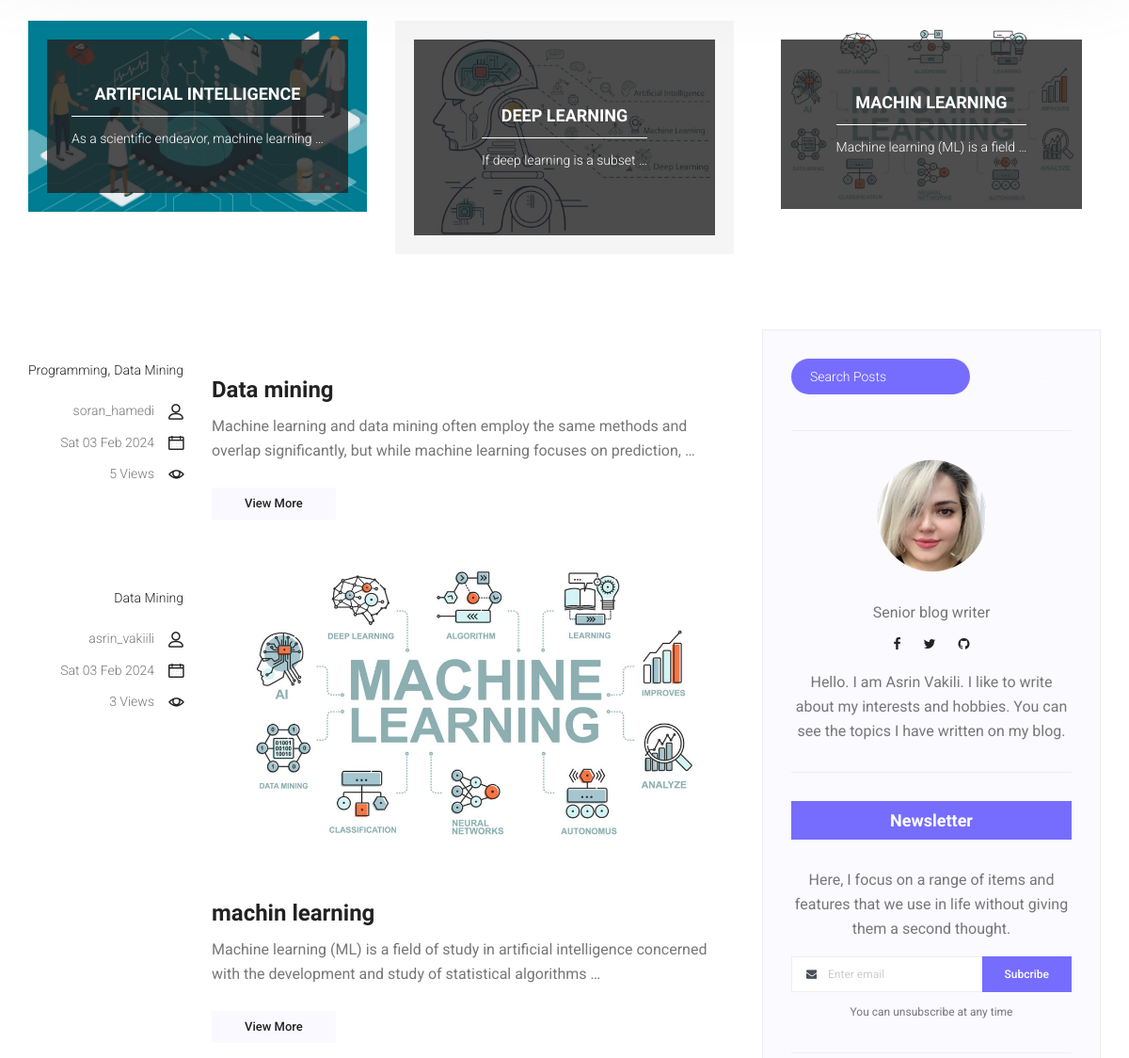
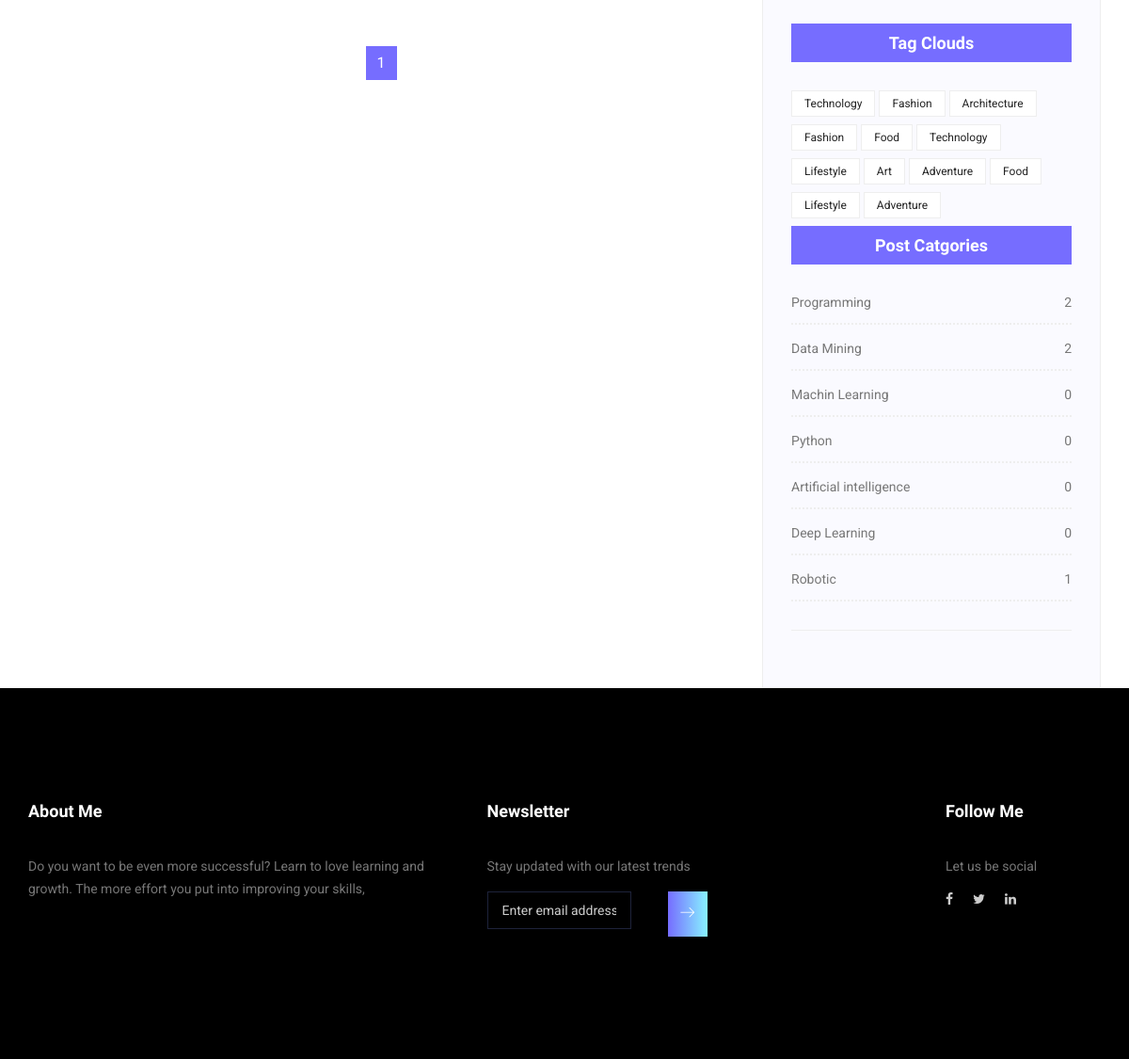
Page /blog/category/Data Mining/ (lower part) on the earlier database version (2 pictures, top to bottom).
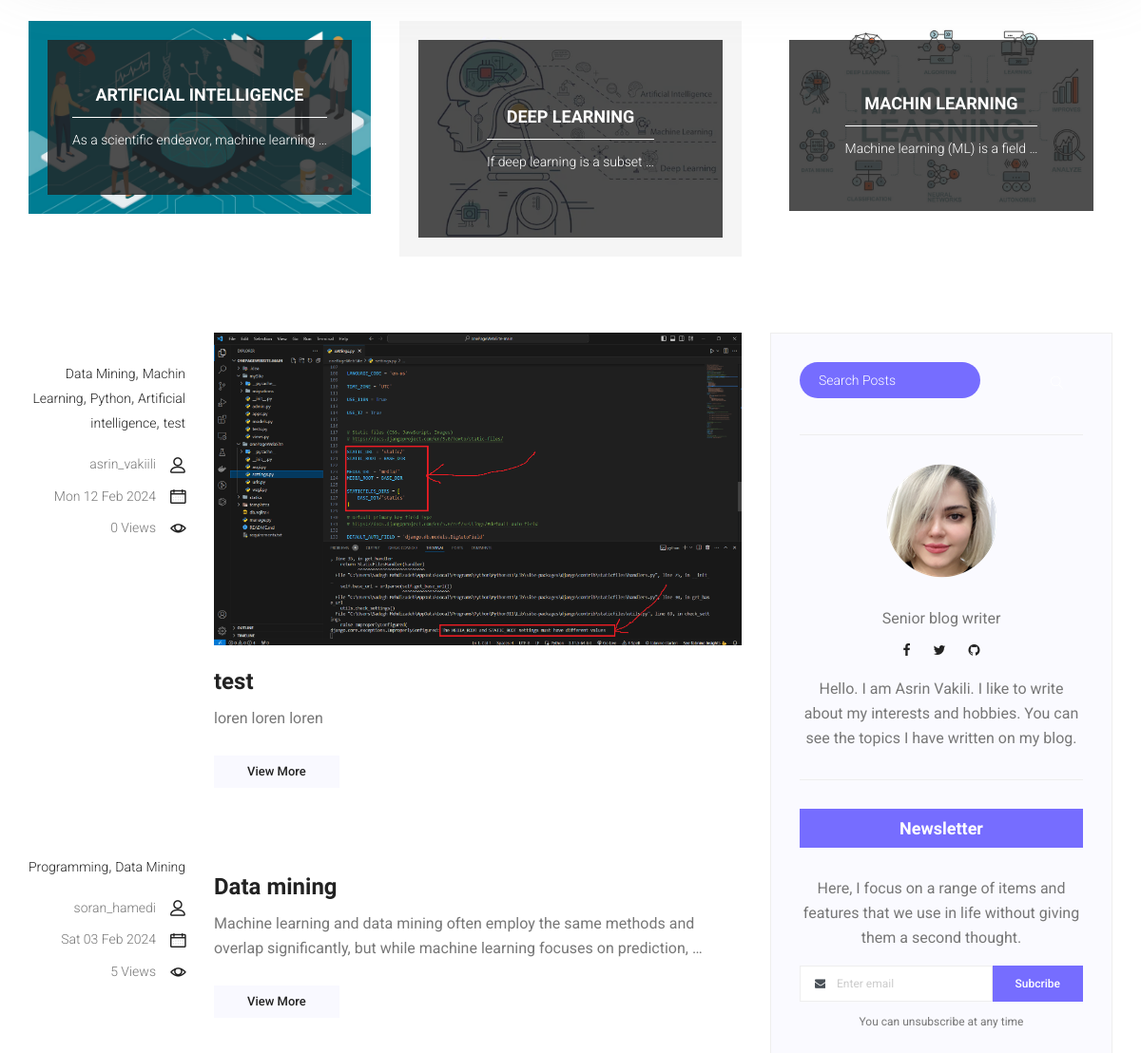
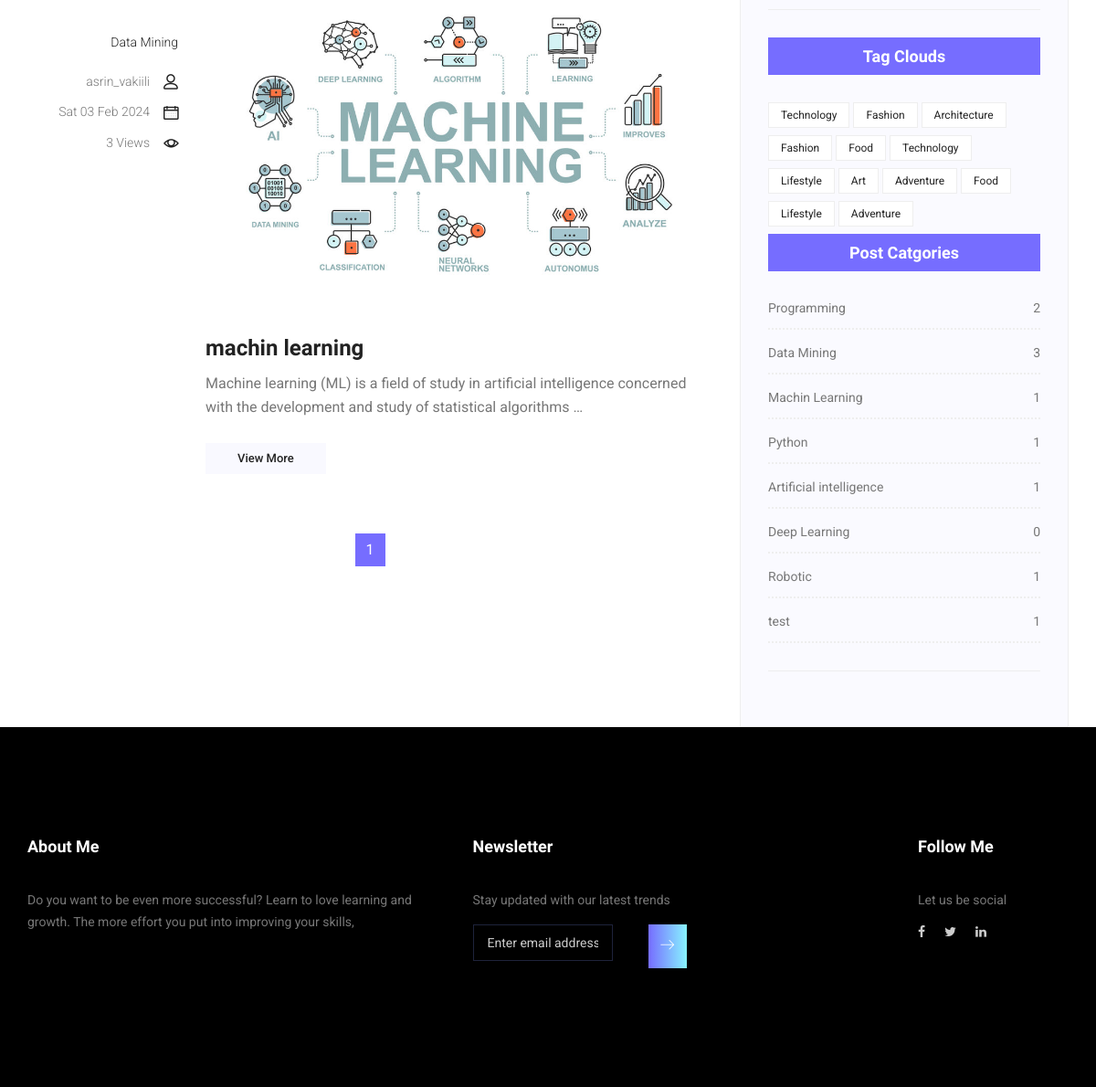
Same page on the later database version (2 pictures, top to bottom).
### blog/models.py (models this page shows, shortened)
class Post(models.Model):
    image = models.ImageField(upload_to='blog/', default='blog/default.jpg')
    author = models.ForeignKey(User, on_delete=models.SET_NULL, null=True)
    title = models.CharField(max_length=100)
    content = models.TextField()
    created_date = models.DateTimeField(auto_now_add=True)
    updated_date = models.DateTimeField(auto_now=True)
    category = models.ManyToManyField(Category)
    published_date = models.DateTimeField(blank=True, null=True)
    status = models.BooleanField(default=False)
    count_views = models.IntegerField(default=0)
    class Meta:
        ordering = ['-created_date']

class Category(models.Model):
    name = models.CharField(max_length=100,null=True)
    def __str__(self):
        return self.name

### blog/views.py (the view)
# urls.py: 2. Add a URL to urlpatterns:  path('blog/', include('blog.urls'))
def blog(request, **kwargs):
    posts = Post.objects.filter(status=True, published_date__lte=timezone.now())
    if kwargs.get('cat_name') is not None:
        posts = posts.filter(category__name=kwargs['cat_name'])
    if kwargs.get('author_user') is not None:
        posts = posts.filter(author__username=kwargs['author_user'])
    posts = Paginator(posts, 3)
    try:
        page_numb = request.GET.get('page')
        posts = posts.get_page(page_numb)
    except PageNotAnInteger:
        posts = posts.get_page(1)
    except EmptyPage:
        posts = posts.get_page(1)
    context = {'posts': posts}
    return render(request, 'blog/blog.html', context)

### blog/templatetags/blog_tag.py (called while the page is built)
@register.inclusion_tag('blog/tags/post_categories.html')
def post_categories():
    posts = Post.objects.filter(status=1, published_date__lte=timezone.now())
    category = Category.objects.all()
    cat_dict = {}
    for name in category:
        cat_dict[name] = posts.filter(category=name).count
    return {'category': cat_dict}

@register.inclusion_tag('blog/tags/blog_categorie.html')
def blog_last_posts(arg=3):
    posts = Post.objects.filter(status=1, published_date__lte=timezone.now()).order_by('published_date')[:arg]
    return {'posts': posts}

### templates/blog/blog.html (shortened to what this page needs)
{%  extends 'base.html' %}
{% load static %}
{% load blog_tag %}
{% block base %}
      {% blog_last_posts %}
        <section class="blog_area">
            <div class="container">
                <div class="row">
                    <div class="col-lg-8">
                        <div class="blog_left_sidebar">
                            {% for post in posts %}
                            <article class="row blog_item">
                               <div class="col-md-3">
                                   <div class="blog_info text-right">
                                        <div class="post_tag">
                                        {% for cat in post.category.all %}
                                            <a href="{% url 'blog:category' cat_name=cat.name %}">{{ cat.name }}</a>{% if not forloop.last %},{% endif %}
                                        {% endfor %}
                                        </div>
                                        <ul class="blog_meta list">
                                            <li><a href="{% url 'blog:author' author_user=post.author.username %}">{{ post.author }}<i class="lnr lnr-user"></i></a></li>
                                            <li><a href="#">{{ post.created_date|date:'D d M Y' }}<i class="lnr lnr-calendar-full"></i></a></li>
                                            <li><a href="#">{{ post.count_views }} Views<i class="lnr lnr-eye"></i></a></li>
                                        </ul>
                                    </div>
                               </div>
                                <div class="col-md-9">
                                    <div class="blog_post">
                                        <img src="{{post.image.url}}" alt="">
                                        <div class="blog_details">
                                            <a href="{% url 'blog:singleblog' post_id=post.id %}"><h2>{{ post.title }}</h2></a>
                                            <p>{{ post.content|truncatewords:20 }}
                                            </p>
                                            <a href="{% url 'blog:singleblog' post_id=post.id%}" class="white_bg_btn">View More</a>
                                        </div>
                                    </div>
                                </div>
                            </article>
                            {% endfor %}
                            <nav class="blog-pagination justify-content-center d-flex">
		                        <ul class="pagination">
                                    {% for i in posts.paginator.page_range %}
                                        {% if posts.number == i %}
		                            <li class="page-item active"><a href="?page={{ i }}" class="page-link">{{ i }}</a></li>
                                            {% else %}
		                            <li class="page-item "><a href="?page={{ i }}" class="page-link">{{ i }}</a></li>
                                        {% endif %}
                                    {% endfor %}
		                        </ul>
		                    </nav>
                        </div>
                    </div>
                    <div class="col-lg-4">
                        <div class="blog_right_sidebar">
                            {% include 'blog/tags/search_bar.html' %}
                            {% include 'blog/temp.html' %}
                            {% post_categories %}
                        </div>
                    </div>
                </div>
            </div>
        </section>
 {% endblock %}

### templates/blog/tags/blog_categorie.html (shortened to what this page needs)
{% load static %}
<section class="blog_categorie_area">
            <div class="container">
                <div class="row">
                    {% for post in posts %}
                    <div class="col-lg-4">
                        <div class="categories_post">
                            <div class="categories_details">
                                <div class="categories_text">
                                    <a href="{% url 'blog:singleblog' post_id=1 %}"><h5>{{ post.title }}</h5></a>
                                    <div class="border_line"></div>
                                    <p>{{ post.content|truncatewords:6 }}</p>
                                </div>
                            </div>
                        </div>
                    </div>
                    {% endfor %}
                </div>
            </div>
        </section>

### templates/blog/tags/post_categories.html
{% load blog_tag %}
{% load static %}
                            <aside class="single_sidebar_widget post_category_widget">
                                <h4 class="widget_title">Post Catgories</h4>
                                <ul class="list cat-list">
                                    {% for name,count in category.items %}
                                    <li>
                                        <a href="{% url 'blog:category' cat_name=name %}" class="d-flex justify-content-between">
                                            <p>{{ name }}</p>
                                            <p>{{ count }}</p>
                                        </a>
                                    </li>
                                    {% endfor %}
                                </ul>
                                <div class="br"></div>
                            </aside>

Differences in the rows shown:
added Post: author "asrin_vakiili", created_date "Mon 12 Feb 2024", count_views "0", image (picture), title "test", content "loren loren loren", Category (name "Data Mining"), Category (name "Machin Learning"), Category (name "Python"), Category (name "Artificial intelligence")
computed for Category "Data Mining": id "2" → "3"
computed for Category "Machin Learning": count "0" → "1"
computed for Category "Python": count "0" → "1"
computed for Category "Artificial intelligence": count "0" → "1"
added Category: name "test", count "1"
